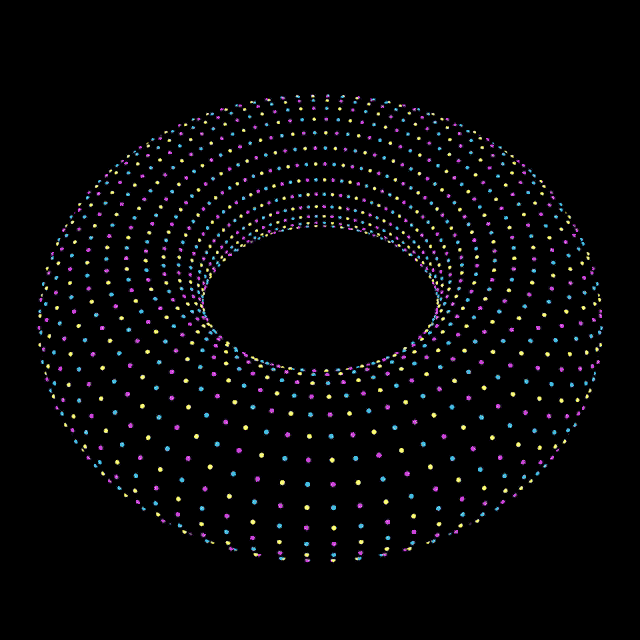
#> input picture Lbg3.gif, 640 x 640 px
$ python split_gif_cadrs.py
#> lines starting #> are read from the running program, lines starting #| are printed output that depends on the picture
from PIL import Image
import os

def split_gif(gif_path, output_dir):
    """
    Разбивает GIF-файл на отдельные кадры и сохраняет их в указанную директорию.

    Args:
        gif_path (str): Путь к GIF-файлу.
        output_dir (str): Путь к директории, куда будут сохранены кадры.
    """
#> called with gif_path = 'Lbg3.gif', output_dir = 'output_frames'
    try:
        gif = Image.open(gif_path)
#> gif is the input picture: PIL image 640x640 P; mean R, G, B 5.6, 5.3, 6.4
    except FileNotFoundError:
        print(f"Ошибка: Файл не найден: {gif_path}")
        return
    except Exception as e:
        print(f"Ошибка при открытии GIF: {e}")
        return

    if not os.path.exists(output_dir):
        os.makedirs(output_dir)

    try:
        for i in range(gif.n_frames):
            gif.seek(i)
            frame = gif.copy()
            frame.save(os.path.join(output_dir, f"frame_{i:04d}.png"), "PNG") # Сохраняем как PNG, можно выбрать другой формат
#> this loop made 30 passes
#> pass 2, in split_gif, `frame = gif.copy()`:
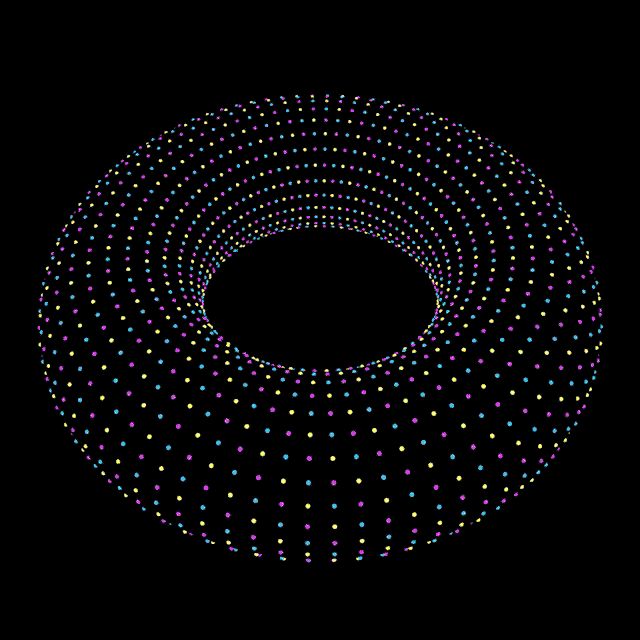
#> frame: PIL image 640x640 RGB; mean R, G, B 5.6, 5.3, 6.3
#> pass 3, in split_gif, `frame = gif.copy()`:
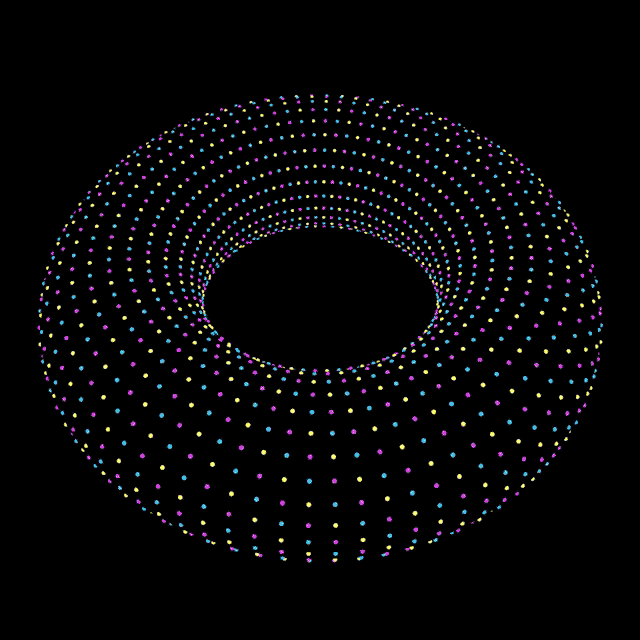
#> frame: PIL image 640x640 RGB; mean R, G, B 5.6, 5.3, 6.4
#> after the loop:
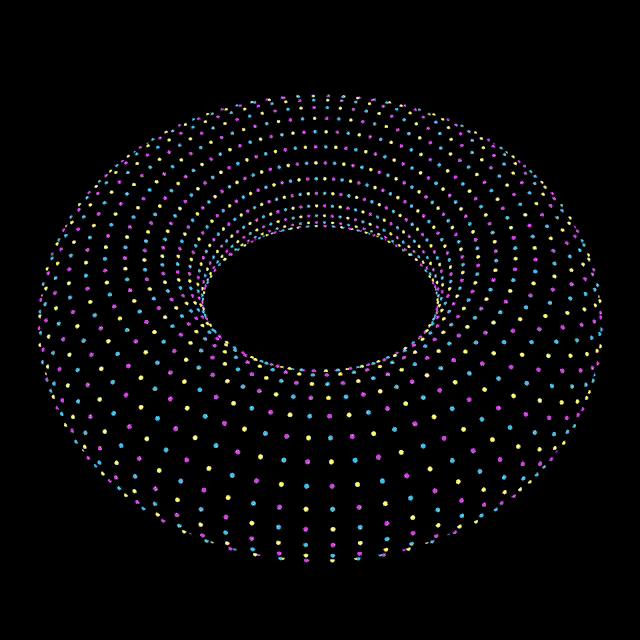
#> frame: PIL image 640x640 RGB; mean R, G, B 5.6, 5.3, 6.4
    except EOFError:
        pass # Закончились кадры
    except Exception as e:
        print(f"Ошибка при сохранении кадра: {e}")

    print(f"GIF успешно разделен на кадры в {output_dir}")
#| GIF успешно разделен на кадры в output_frames


# Пример использования:
gif_file = "Lbg3.gif"
output_directory = "output_frames"
split_gif(gif_file, output_directory)
